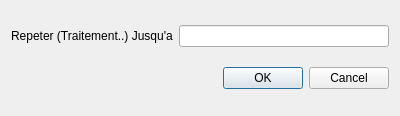
<?xml version="1.0" encoding="UTF-8"?>
<ui version="4.0">
 <class>RepeterJusqua</class>
 <widget class="QDialog" name="RepeterJusqua">
  <property name="geometry">
   <rect>
    <x>0</x>
    <y>0</y>
    <width>400</width>
    <height>116</height>
   </rect>
  </property>
  <property name="windowTitle">
   <string>Dialog</string>
  </property>
  <layout class="QGridLayout" name="gridLayout">
   <item row="0" column="0" colspan="2">
    <layout class="QHBoxLayout" name="horizontalLayout">
     <item>
      <widget class="QLabel" name="label">
       <property name="text">
        <string>Repeter (Traitement..) Jusqu'a</string>
       </property>
      </widget>
     </item>
     <item>
      <widget class="QLineEdit" name="lineEdit"/>
     </item>
    </layout>
   </item>
   <item row="1" column="0">
    <spacer name="horizontalSpacer">
     <property name="orientation">
      <enum>Qt::Horizontal</enum>
     </property>
     <property name="sizeHint" stdset="0">
      <size>
       <width>185</width>
       <height>20</height>
      </size>
     </property>
    </spacer>
   </item>
   <item row="1" column="1">
    <widget class="QDialogButtonBox" name="buttonBox">
     <property name="standardButtons">
      <set>QDialogButtonBox::Cancel|QDialogButtonBox::Ok</set>
     </property>
    </widget>
   </item>
  </layout>
 </widget>
 <resources/>
 <connections/>
</ui>
